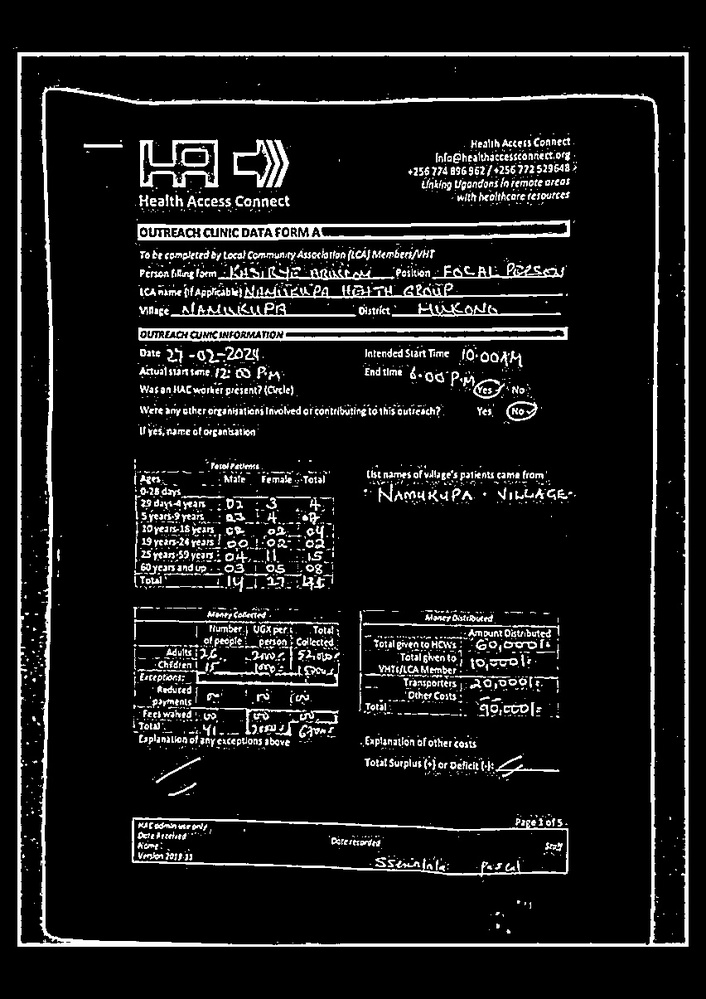
#> input picture file-1.jpg_enhanced_image.jpg, 706 x 999 px, shrunk from 852 x 1205 before the run
$ python -i image_format.py   (imports and definitions only)
#> lines starting #> are read from the running program, lines starting #| are printed output that depends on the picture; after the words box and inside, x2 and y2 are one past the last pixel; in counts of white or black regions, pixels touching at a corner belong together
import cv2
import numpy as np

# Function to enhance the image
def enhance_image(image_path):
    # Read the image
#> called with image_path = 'file-1.jpg_enhanced_image.jpg'
    image = cv2.imread(image_path)
#> image is the input picture: shape (999, 706, 3); min 0, max 255, mean 25

    # Convert to grayscale
    gray = cv2.cvtColor(image, cv2.COLOR_BGR2GRAY)

    # Apply Gaussian blur to reduce noise
    blurred = cv2.GaussianBlur(gray, (3, 3), 0)

    # Apply adaptive thresholding to get a binary image
    adaptive_thresh = cv2.adaptiveThreshold(blurred, 255,
                                            cv2.ADAPTIVE_THRESH_GAUSSIAN_C,
                                            cv2.THRESH_BINARY_INV, 11, 3)
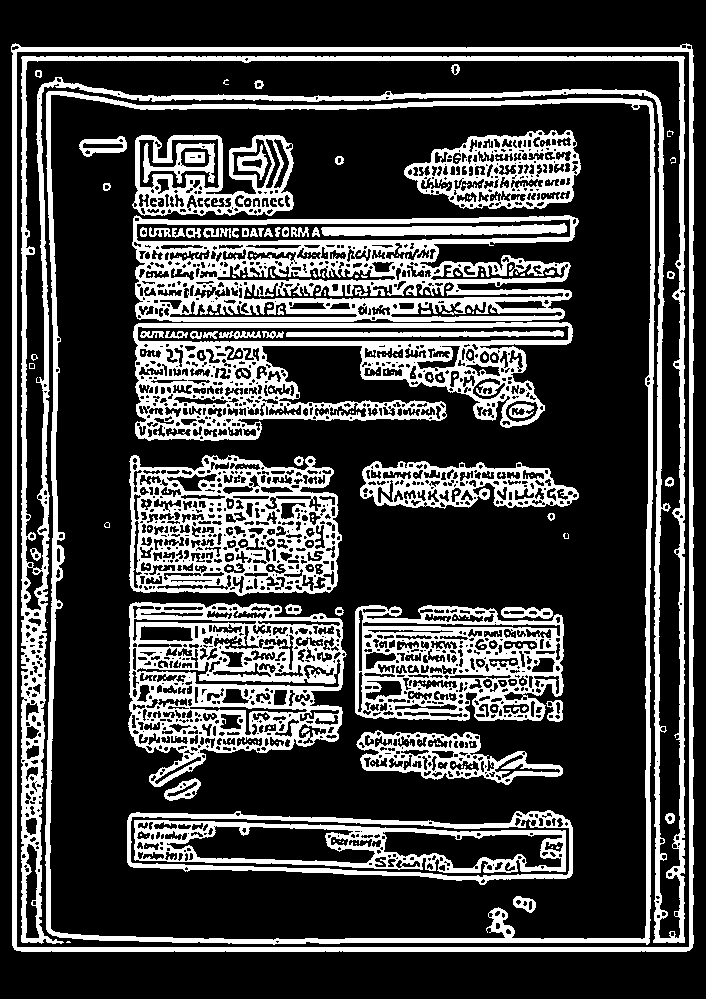
#> adaptive_thresh: shape (999, 706); 26.9% white; 279 white regions (212 under 20 px), largest, box (x1, y1, x2, y2) and area: (21, 56, 685, 944) 25874, (132, 215, 579, 322) 22793, (133, 322, 573, 441) 19689

    # Morphological operations to enhance the text
    kernel = np.ones((1, 1), np.uint8)
    morph = cv2.morphologyEx(adaptive_thresh, cv2.MORPH_CLOSE, kernel)

    # Optionally, you can apply dilation to make the text thicker
    dilated = cv2.dilate(morph, kernel, iterations=1)

    return dilated

>>> result = enhance_image('file-1.jpg_enhanced_image.jpg')

$ run again, on file-2.jpg_enhanced_image.jpg
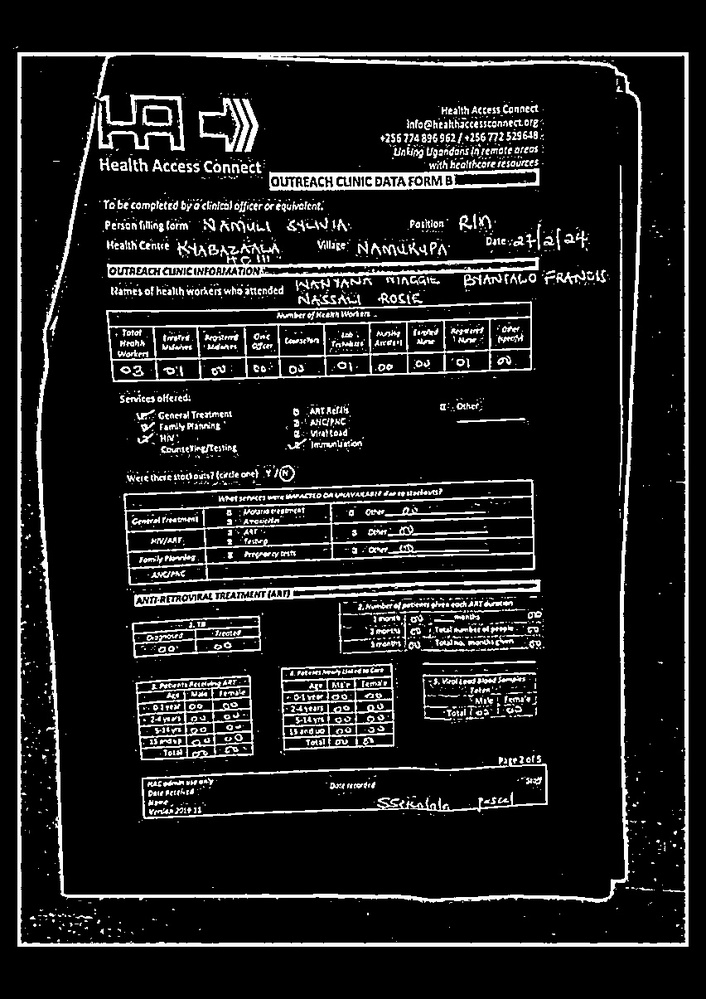
#> input picture file-2.jpg_enhanced_image.jpg, 706 x 999 px, shrunk from 852 x 1205 before the run
#> in enhance_image, image is the input picture: shape (999, 706, 3); min 0, max 255, mean 29.6
#> in enhance_image, `adaptive_thresh = cv2.adaptiveThreshold(blurred, 255, cv2.ADAPTIVE_THR..`:
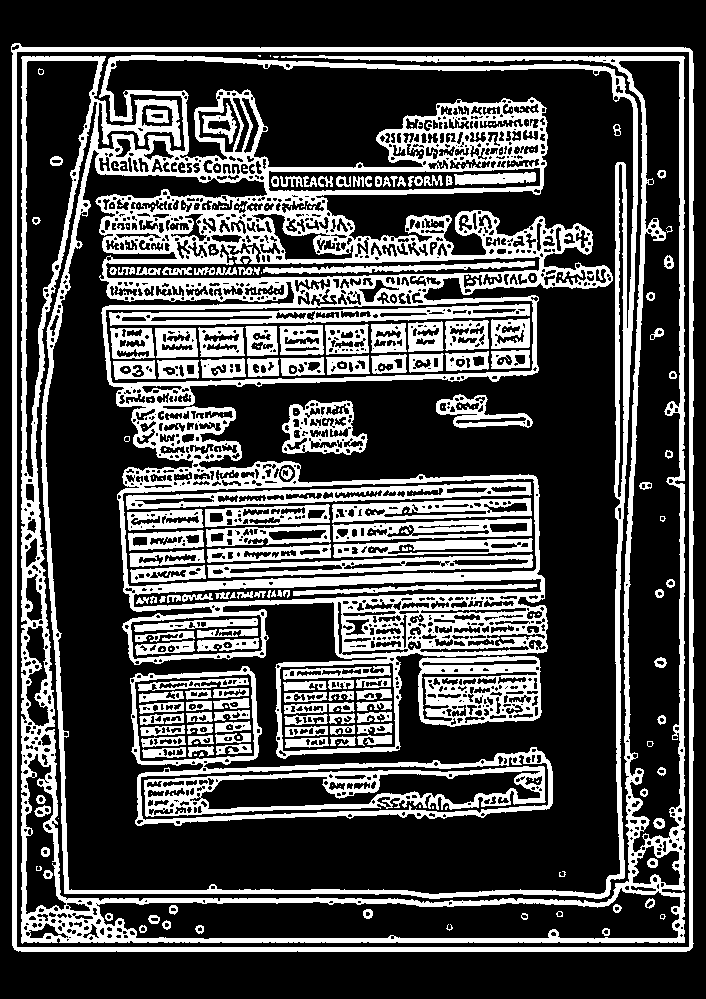
#> adaptive_thresh: shape (999, 706); 30.1% white; 313 white regions (150 under 20 px), largest, box (x1, y1, x2, y2) and area: (21, 55, 685, 944) 114713, (11, 43, 694, 952) 15236, (130, 666, 553, 826) 6445

$ run again, on file-3.jpg_enhanced_image.jpg
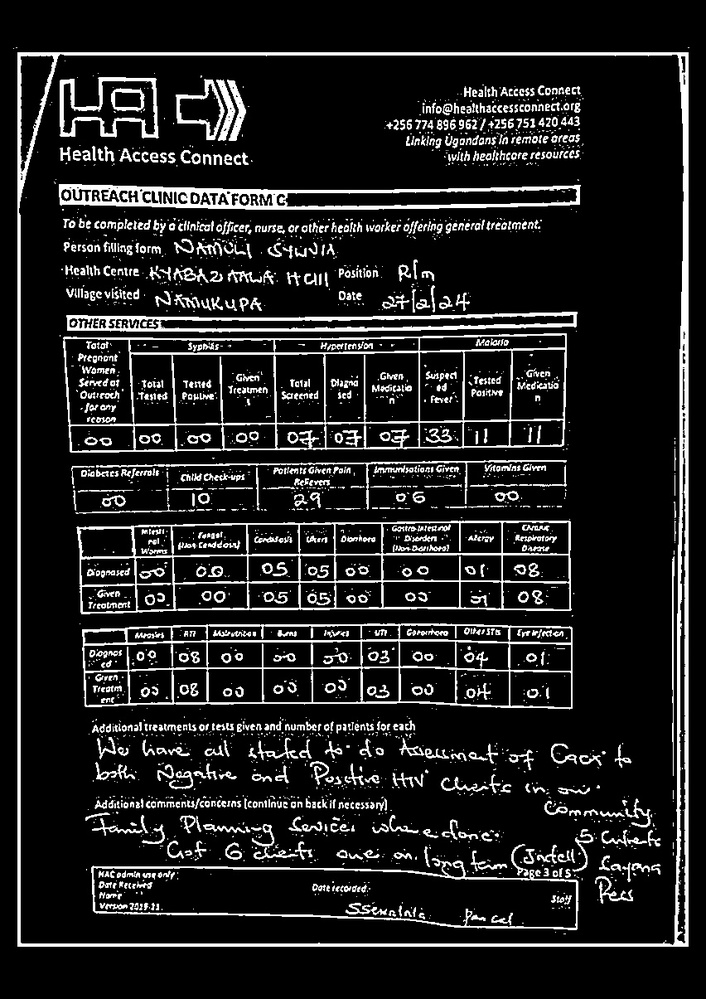
#> input picture file-3.jpg_enhanced_image.jpg, 706 x 999 px, shrunk from 852 x 1205 before the run
#> in enhance_image, image is the input picture: shape (999, 706, 3); min 0, max 255, mean 32.3
#> in enhance_image, `adaptive_thresh = cv2.adaptiveThreshold(blurred, 255, cv2.ADAPTIVE_THR..`:
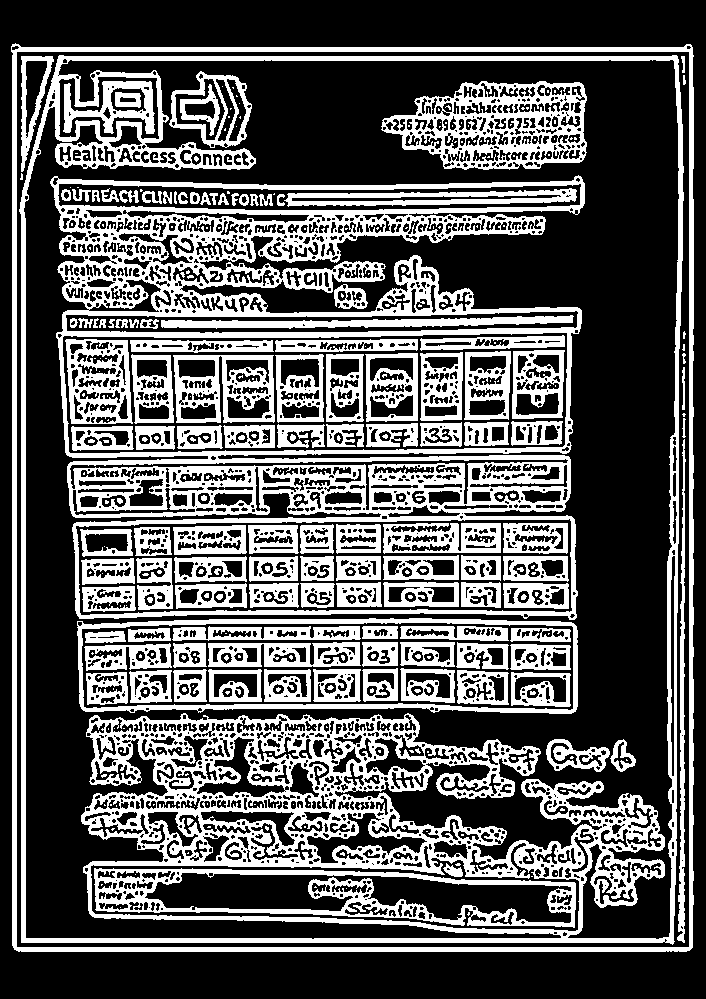
#> adaptive_thresh: shape (999, 706); 35.6% white; 406 white regions (258 under 20 px), largest, box (x1, y1, x2, y2) and area: (19, 55, 684, 945) 61847, (50, 175, 585, 620) 55411, (11, 43, 694, 952) 15321

$ run again, on file-4.jpg_enhanced_image.jpg
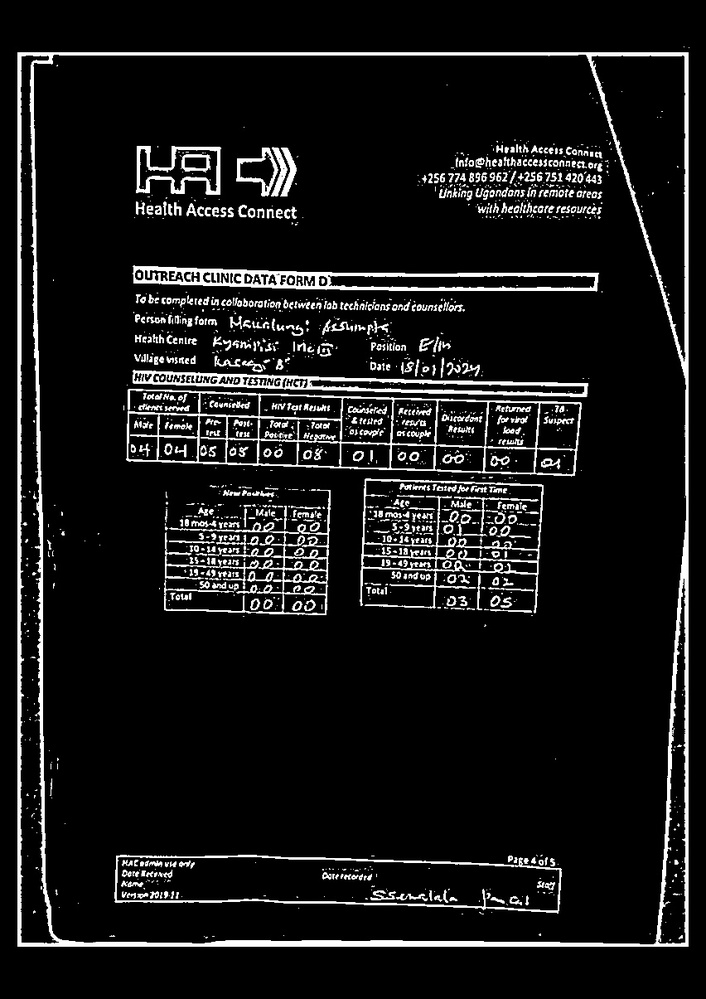
#> input picture file-4.jpg_enhanced_image.jpg, 706 x 999 px, shrunk from 852 x 1205 before the run
#> in enhance_image, image is the input picture: shape (999, 706, 3); min 0, max 255, mean 22.7
#> in enhance_image, `adaptive_thresh = cv2.adaptiveThreshold(blurred, 255, cv2.ADAPTIVE_THR..`:
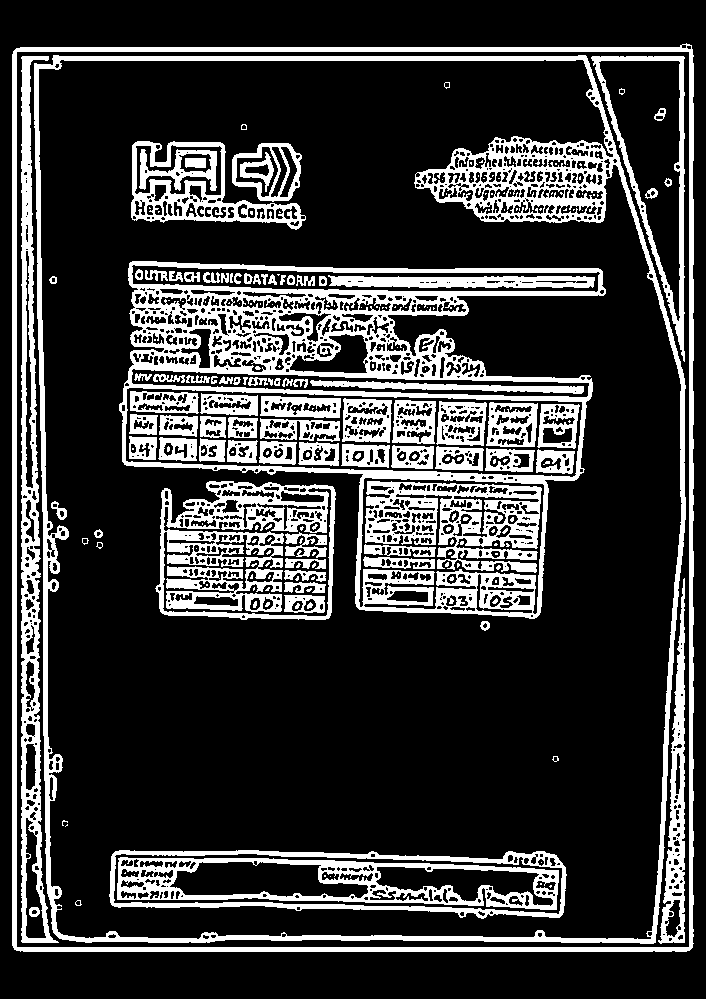
#> adaptive_thresh: shape (999, 706); 22.3% white; 249 white regions (155 under 20 px), largest, box (x1, y1, x2, y2) and area: (119, 261, 606, 619) 32256, (34, 55, 686, 944) 23456, (12, 43, 694, 952) 15297
